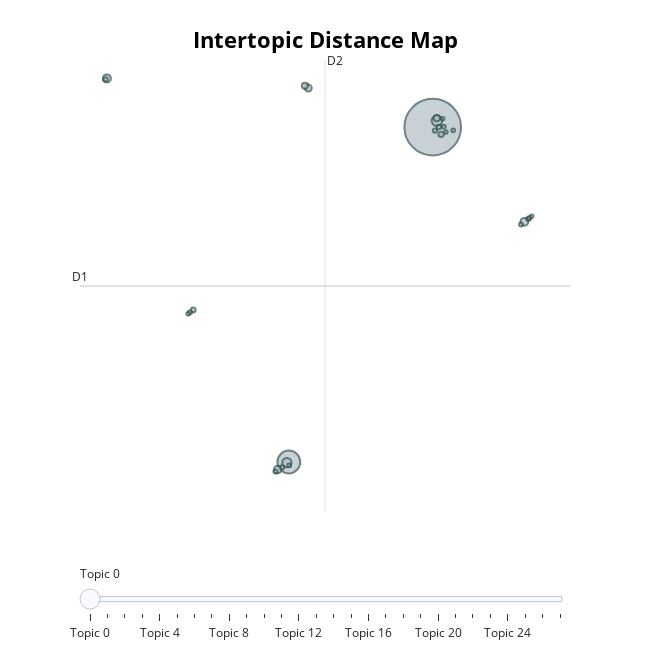

The code cell stored with this chart in its notebook:
### Markdown cell above
### Data Visualization

### Code cell
# Visualizing the relationships between topics
topic_model.visualize_topics()

### Figure 1 — Plotly figure (JSON) as saved in the notebook; plotly's stock layout.template omitted (floating-point values rounded to 4 significant figures)
{"data": [{"customdata": [[0, "the | of | and | to | in", 2731], [1, "production | was | of | and | biogas", 444], [2, "turbine | wind | fault | turbines | maintenance", 93], [3, "biodiesel | oil | of | and | the", 74], [4, "development | energy | countries | the | and", 56], [5, "catalyst | hydrogen | catalysts | reaction | nabh4", 52], [6, "biomass | and | the | of | decision", 49], [7, "battery | batteries | of | the | soc", 41], [8, "turbine | blade | the | design | wind", 37], [9, "materials | molecular | we | discovery | of", 33], [10, "fuel | cell | pemfc | cells | proton", 25], [11, "students | engineering | teaching | education | and", 19], [12, "inverter | multilevel | switching | the | voltage", 17], [13, "bioenergy | students | public | to | intentions", 16], [14, "islanding | detection | method | is | in", 16], [15, "the | offshore | of | and | marine", 15], [16, "revolution | industrial | technologies | fourth | and", 14], [17, "membrane | membranes | oxygen | permeation | perovskite", 14], [18, "wood | of | and | the | biomass", 14], [19, "electrolyte | of | cell | water | for", 13], [20, "thin | films | nanoparticles | oxidation | of", 13], [21, "blockchain | energy | and | the | to", 12], [22, "coal | of | biomass | and | gasification", 12], [23, "rating | dlr | line | transmission | overhead", 12], [24, "geothermal | geothermometers | seismic | reservoir | shale", 11], [25, "tis | innovation | diffusion | technological | development", 11], [26, "anomaly | detection | data | gas | anomalous", 10], [27, "thermoelectric | cooling | fgm | fluid | temperature", 10]], "hovertemplate": "<b>Topic %{customdata[0]}</b><br>%{customdata[1]}<br>Size: %{customdata[2]}", "legendgroup": "", "marker": {"color": "#B0BEC5", "line": {"color": "DarkSlateGrey", "width": 2}, "size": [2731, 444, 93, 74, 56, 52, 49, 41, 37, 33, 25, 19, 17, 16, 16, 15, 14, 14, 14, 13, 13, 12, 12, 12, 11, 11, 10, 10], "sizemode": "area", "sizeref": 1.707, "symbol": "circle"}, "mode": "markers", "name": "", "orientation": "v", "showlegend": false, "type": "scatter", "x": [11.47, 0.9099, 11.78, 0.7677, -12.45, 18.21, 0.09499, 2.339, 11.77, 2.093, 12.09, -6.105, 11.92, -12.54, 11.64, -0.06191, -6.343, 18.48, 0.4255, 18.58, 17.95, 12.29, 0.9354, 12.98, 12.44, -6.482, 12.21, 18.74], "xaxis": "x", "y": [7.101, -24.95, 7.701, -25.0, 11.76, -1.96, -25.67, 10.84, 7.968, 11.05, 6.413, -10.39, 7.11, 11.67, 6.774, -25.85, -10.62, -1.685, -25.46, -1.586, -2.211, 7.151, -25.27, 6.797, 6.63, -10.76, 7.912, -1.424], "yaxis": "y"}], "layout": {"annotations": [{"showarrow": false, "text": "D1", "x": -14.42, "y": -8.101, "yshift": 10}, {"showarrow": false, "text": "D2", "x": 3.566, "xshift": 10, "y": 13.53}], "height": 650, "hoverlabel": {"bgcolor": "white", "font": {"family": "Rockwell", "size": 16}}, "legend": {"itemsizing": "constant", "tracegroupgap": 0}, "margin": {"t": 60}, "shapes": [{"line": {"color": "#CFD8DC", "width": 2}, "type": "line", "x0": 3.566, "x1": 3.566, "y0": -29.73, "y1": 13.53}, {"line": {"color": "#9E9E9E", "width": 2}, "type": "line", "x0": -14.42, "x1": 21.55, "y0": -8.101, "y1": -8.101}], "sliders": [{"active": 0, "pad": {"t": 50}, "steps": [{"args": [{"marker.color": [["red", "#B0BEC5", "#B0BEC5", "#B0BEC5", "#B0BEC5", "#B0BEC5", "#B0BEC5", "#B0BEC5", "#B0BEC5", "#B0BEC5", "#B0BEC5", "#B0BEC5", "#B0BEC5", "#B0BEC5", "#B0BEC5", "#B0BEC5", "#B0BEC5", "#B0BEC5", "#B0BEC5", "#B0BEC5", "#B0BEC5", "#B0BEC5", "#B0BEC5", "#B0BEC5", "#B0BEC5", "#B0BEC5", "#B0BEC5", "#B0BEC5"]]}], "label": "Topic 0", "method": "update"}, {"args": [{"marker.color": [["#B0BEC5", "red", "#B0BEC5", "#B0BEC5", "#B0BEC5", "#B0BEC5", "#B0BEC5", "#B0BEC5", "#B0BEC5", "#B0BEC5", "#B0BEC5", "#B0BEC5", "#B0BEC5", "#B0BEC5", "#B0BEC5", "#B0BEC5", "#B0BEC5", "#B0BEC5", "#B0BEC5", "#B0BEC5", "#B0BEC5", "#B0BEC5", "#B0BEC5", "#B0BEC5", "#B0BEC5", "#B0BEC5", "#B0BEC5", "#B0BEC5"]]}], "label": "Topic 1", "method": "update"}, {"args": [{"marker.color": [["#B0BEC5", "#B0BEC5", "red", "#B0BEC5", "#B0BEC5", "#B0BEC5", "#B0BEC5", "#B0BEC5", "#B0BEC5", "#B0BEC5", "#B0BEC5", "#B0BEC5", "#B0BEC5", "#B0BEC5", "#B0BEC5", "#B0BEC5", "#B0BEC5", "#B0BEC5", "#B0BEC5", "#B0BEC5", "#B0BEC5", "#B0BEC5", "#B0BEC5", "#B0BEC5", "#B0BEC5", "#B0BEC5", "#B0BEC5", "#B0BEC5"]]}], "label": "Topic 2", "method": "update"}, {"args": [{"marker.color": [["#B0BEC5", "#B0BEC5", "#B0BEC5", "red", "#B0BEC5", "#B0BEC5", "#B0BEC5", "#B0BEC5", "#B0BEC5", "#B0BEC5", "#B0BEC5", "#B0BEC5", "#B0BEC5", "#B0BEC5", "#B0BEC5", "#B0BEC5", "#B0BEC5", "#B0BEC5", "#B0BEC5", "#B0BEC5", "#B0BEC5", "#B0BEC5", "#B0BEC5", "#B0BEC5", "#B0BEC5", "#B0BEC5", "#B0BEC5", "#B0BEC5"]]}], "label": "Topic 3", "method": "update"}, {"args": [{"marker.color": [["#B0BEC5", "#B0BEC5", "#B0BEC5", "#B0BEC5", "red", "#B0BEC5", "#B0BEC5", "#B0BEC5", "#B0BEC5", "#B0BEC5", "#B0BEC5", "#B0BEC5", "#B0BEC5", "#B0BEC5", "#B0BEC5", "#B0BEC5", "#B0BEC5", "#B0BEC5", "#B0BEC5", "#B0BEC5", "#B0BEC5", "#B0BEC5", "#B0BEC5", "#B0BEC5", "#B0BEC5", "#B0BEC5", "#B0BEC5", "#B0BEC5"]]}], "label": "Topic 4", "method": "update"}, {"args": [{"marker.color": [["#B0BEC5", "#B0BEC5", "#B0BEC5", "#B0BEC5", "#B0BEC5", "red", "#B0BEC5", "#B0BEC5", "#B0BEC5", "#B0BEC5", "#B0BEC5", "#B0BEC5", "#B0BEC5", "#B0BEC5", "#B0BEC5", "#B0BEC5", "#B0BEC5", "#B0BEC5", "#B0BEC5", "#B0BEC5", "#B0BEC5", "#B0BEC5", "#B0BEC5", "#B0BEC5", "#B0BEC5", "#B0BEC5", "#B0BEC5", "#B0BEC5"]]}], "label": "Topic 5", "method": "update"}, {"args": [{"marker.color": [["#B0BEC5", "#B0BEC5", "#B0BEC5", "#B0BEC5", "#B0BEC5", "#B0BEC5", "red", "#B0BEC5", "#B0BEC5", "#B0BEC5", "#B0BEC5", "#B0BEC5", "#B0BEC5", "#B0BEC5", "#B0BEC5", "#B0BEC5", "#B0BEC5", "#B0BEC5", "#B0BEC5", "#B0BEC5", "#B0BEC5", "#B0BEC5", "#B0BEC5", "#B0BEC5", "#B0BEC5", "#B0BEC5", "#B0BEC5", "#B0BEC5"]]}], "label": "Topic 6", "method": "update"}, {"args": [{"marker.color": [["#B0BEC5", "#B0BEC5", "#B0BEC5", "#B0BEC5", "#B0BEC5", "#B0BEC5", "#B0BEC5", "red", "#B0BEC5", "#B0BEC5", "#B0BEC5", "#B0BEC5", "#B0BEC5", "#B0BEC5", "#B0BEC5", "#B0BEC5", "#B0BEC5", "#B0BEC5", "#B0BEC5", "#B0BEC5", "#B0BEC5", "#B0BEC5", "#B0BEC5", "#B0BEC5", "#B0BEC5", "#B0BEC5", "#B0BEC5", "#B0BEC5"]]}], "label": "Topic 7", "method": "update"}, {"args": [{"marker.color": [["#B0BEC5", "#B0BEC5", "#B0BEC5", "#B0BEC5", "#B0BEC5", "#B0BEC5", "#B0BEC5", "#B0BEC5", "red", "#B0BEC5", "#B0BEC5", "#B0BEC5", "#B0BEC5", "#B0BEC5", "#B0BEC5", "#B0BEC5", "#B0BEC5", "#B0BEC5", "#B0BEC5", "#B0BEC5", "#B0BEC5", "#B0BEC5", "#B0BEC5", "#B0BEC5", "#B0BEC5", "#B0BEC5", "#B0BEC5", "#B0BEC5"]]}], "label": "Topic 8", "method": "update"}, {"args": [{"marker.color": [["#B0BEC5", "#B0BEC5", "#B0BEC5", "#B0BEC5", "#B0BEC5", "#B0BEC5", "#B0BEC5", "#B0BEC5", "#B0BEC5", "red", "#B0BEC5", "#B0BEC5", "#B0BEC5", "#B0BEC5", "#B0BEC5", "#B0BEC5", "#B0BEC5", "#B0BEC5", "#B0BEC5", "#B0BEC5", "#B0BEC5", "#B0BEC5", "#B0BEC5", "#B0BEC5", "#B0BEC5", "#B0BEC5", "#B0BEC5", "#B0BEC5"]]}], "label": "Topic 9", "method": "update"}, {"args": [{"marker.color": [["#B0BEC5", "#B0BEC5", "#B0BEC5", "#B0BEC5", "#B0BEC5", "#B0BEC5", "#B0BEC5", "#B0BEC5", "#B0BEC5", "#B0BEC5", "red", "#B0BEC5", "#B0BEC5", "#B0BEC5", "#B0BEC5", "#B0BEC5", "#B0BEC5", "#B0BEC5", "#B0BEC5", "#B0BEC5", "#B0BEC5", "#B0BEC5", "#B0BEC5", "#B0BEC5", "#B0BEC5", "#B0BEC5", "#B0BEC5", "#B0BEC5"]]}], "label": "Topic 10", "method": "update"}, {"args": [{"marker.color": [["#B0BEC5", "#B0BEC5", "#B0BEC5", "#B0BEC5", "#B0BEC5", "#B0BEC5", "#B0BEC5", "#B0BEC5", "#B0BEC5", "#B0BEC5", "#B0BEC5", "red", "#B0BEC5", "#B0BEC5", "#B0BEC5", "#B0BEC5", "#B0BEC5", "#B0BEC5", "#B0BEC5", "#B0BEC5", "#B0BEC5", "#B0BEC5", "#B0BEC5", "#B0BEC5", "#B0BEC5", "#B0BEC5", "#B0BEC5", "#B0BEC5"]]}], "label": "Topic 11", "method": "update"}, {"args": [{"marker.color": [["#B0BEC5", "#B0BEC5", "#B0BEC5", "#B0BEC5", "#B0BEC5", "#B0BEC5", "#B0BEC5", "#B0BEC5", "#B0BEC5", "#B0BEC5", "#B0BEC5", "#B0BEC5", "red", "#B0BEC5", "#B0BEC5", "#B0BEC5", "#B0BEC5", "#B0BEC5", "#B0BEC5", "#B0BEC5", "#B0BEC5", "#B0BEC5", "#B0BEC5", "#B0BEC5", "#B0BEC5", "#B0BEC5", "#B0BEC5", "#B0BEC5"]]}], "label": "Topic 12", "method": "update"}, {"args": [{"marker.color": [["#B0BEC5", "#B0BEC5", "#B0BEC5", "#B0BEC5", "#B0BEC5", "#B0BEC5", "#B0BEC5", "#B0BEC5", "#B0BEC5", "#B0BEC5", "#B0BEC5", "#B0BEC5", "#B0BEC5", "red", "#B0BEC5", "#B0BEC5", "#B0BEC5", "#B0BEC5", "#B0BEC5", "#B0BEC5", "#B0BEC5", "#B0BEC5", "#B0BEC5", "#B0BEC5", "#B0BEC5", "#B0BEC5", "#B0BEC5", "#B0BEC5"]]}], "label": "Topic 13", "method": "update"}, {"args": [{"marker.color": [["#B0BEC5", "#B0BEC5", "#B0BEC5", "#B0BEC5", "#B0BEC5", "#B0BEC5", "#B0BEC5", "#B0BEC5", "#B0BEC5", "#B0BEC5", "#B0BEC5", "#B0BEC5", "#B0BEC5", "#B0BEC5", "red", "#B0BEC5", "#B0BEC5", "#B0BEC5", "#B0BEC5", "#B0BEC5", "#B0BEC5", "#B0BEC5", "#B0BEC5", "#B0BEC5", "#B0BEC5", "#B0BEC5", "#B0BEC5", "#B0BEC5"]]}], "label": "Topic 14", "method": "update"}, {"args": [{"marker.color": [["#B0BEC5", "#B0BEC5", "#B0BEC5", "#B0BEC5", "#B0BEC5", "#B0BEC5", "#B0BEC5", "#B0BEC5", "#B0BEC5", "#B0BEC5", "#B0BEC5", "#B0BEC5", "#B0BEC5", "#B0BEC5", "#B0BEC5", "red", "#B0BEC5", "#B0BEC5", "#B0BEC5", "#B0BEC5", "#B0BEC5", "#B0BEC5", "#B0BEC5", "#B0BEC5", "#B0BEC5", "#B0BEC5", "#B0BEC5", "#B0BEC5"]]}], "label": "Topic 15", "method": "update"}, {"args": [{"marker.color": [["#B0BEC5", "#B0BEC5", "#B0BEC5", "#B0BEC5", "#B0BEC5", "#B0BEC5", "#B0BEC5", "#B0BEC5", "#B0BEC5", "#B0BEC5", "#B0BEC5", "#B0BEC5", "#B0BEC5", "#B0BEC5", "#B0BEC5", "#B0BEC5", "red", "#B0BEC5", "#B0BEC5", "#B0BEC5", "#B0BEC5", "#B0BEC5", "#B0BEC5", "#B0BEC5", "#B0BEC5", "#B0BEC5", "#B0BEC5", "#B0BEC5"]]}], "label": "Topic 16", "method": "update"}, {"args": [{"marker.color": [["#B0BEC5", "#B0BEC5", "#B0BEC5", "#B0BEC5", "#B0BEC5", "#B0BEC5", "#B0BEC5", "#B0BEC5", "#B0BEC5", "#B0BEC5", "#B0BEC5", "#B0BEC5", "#B0BEC5", "#B0BEC5", "#B0BEC5", "#B0BEC5", "#B0BEC5", "red", "#B0BEC5", "#B0BEC5", "#B0BEC5", "#B0BEC5", "#B0BEC5", "#B0BEC5", "#B0BEC5", "#B0BEC5", "#B0BEC5", "#B0BEC5"]]}], "label": "Topic 17", "method": "update"}, {"args": [{"marker.color": [["#B0BEC5", "#B0BEC5", "#B0BEC5", "#B0BEC5", "#B0BEC5", "#B0BEC5", "#B0BEC5", "#B0BEC5", "#B0BEC5", "#B0BEC5", "#B0BEC5", "#B0BEC5", "#B0BEC5", "#B0BEC5", "#B0BEC5", "#B0BEC5", "#B0BEC5", "#B0BEC5", "red", "#B0BEC5", "#B0BEC5", "#B0BEC5", "#B0BEC5", "#B0BEC5", "#B0BEC5", "#B0BEC5", "#B0BEC5", "#B0BEC5"]]}], "label": "Topic 18", "method": "update"}, {"args": [{"marker.color": [["#B0BEC5", "#B0BEC5", "#B0BEC5", "#B0BEC5", "#B0BEC5", "#B0BEC5", "#B0BEC5", "#B0BEC5", "#B0BEC5", "#B0BEC5", "#B0BEC5", "#B0BEC5", "#B0BEC5", "#B0BEC5", "#B0BEC5", "#B0BEC5", "#B0BEC5", "#B0BEC5", "#B0BEC5", "red", "#B0BEC5", "#B0BEC5", "#B0BEC5", "#B0BEC5", "#B0BEC5", "#B0BEC5", "#B0BEC5", "#B0BEC5"]]}], "label": "Topic 19", "method": "update"}, {"args": [{"marker.color": [["#B0BEC5", "#B0BEC5", "#B0BEC5", "#B0BEC5", "#B0BEC5", "#B0BEC5", "#B0BEC5", "#B0BEC5", "#B0BEC5", "#B0BEC5", "#B0BEC5", "#B0BEC5", "#B0BEC5", "#B0BEC5", "#B0BEC5", "#B0BEC5", "#B0BEC5", "#B0BEC5", "#B0BEC5", "#B0BEC5", "red", "#B0BEC5", "#B0BEC5", "#B0BEC5", "#B0BEC5", "#B0BEC5", "#B0BEC5", "#B0BEC5"]]}], "label": "Topic 20", "method": "update"}, {"args": [{"marker.color": [["#B0BEC5", "#B0BEC5", "#B0BEC5", "#B0BEC5", "#B0BEC5", "#B0BEC5", "#B0BEC5", "#B0BEC5", "#B0BEC5", "#B0BEC5", "#B0BEC5", "#B0BEC5", "#B0BEC5", "#B0BEC5", "#B0BEC5", "#B0BEC5", "#B0BEC5", "#B0BEC5", "#B0BEC5", "#B0BEC5", "#B0BEC5", "red", "#B0BEC5", "#B0BEC5", "#B0BEC5", "#B0BEC5", "#B0BEC5", "#B0BEC5"]]}], "label": "Topic 21", "method": "update"}, {"args": [{"marker.color": [["#B0BEC5", "#B0BEC5", "#B0BEC5", "#B0BEC5", "#B0BEC5", "#B0BEC5", "#B0BEC5", "#B0BEC5", "#B0BEC5", "#B0BEC5", "#B0BEC5", "#B0BEC5", "#B0BEC5", "#B0BEC5", "#B0BEC5", "#B0BEC5", "#B0BEC5", "#B0BEC5", "#B0BEC5", "#B0BEC5", "#B0BEC5", "#B0BEC5", "red", "#B0BEC5", "#B0BEC5", "#B0BEC5", "#B0BEC5", "#B0BEC5"]]}], "label": "Topic 22", "method": "update"}, {"args": [{"marker.color": [["#B0BEC5", "#B0BEC5", "#B0BEC5", "#B0BEC5", "#B0BEC5", "#B0BEC5", "#B0BEC5", "#B0BEC5", "#B0BEC5", "#B0BEC5", "#B0BEC5", "#B0BEC5", "#B0BEC5", "#B0BEC5", "#B0BEC5", "#B0BEC5", "#B0BEC5", "#B0BEC5", "#B0BEC5", "#B0BEC5", "#B0BEC5", "#B0BEC5", "#B0BEC5", "red", "#B0BEC5", "#B0BEC5", "#B0BEC5", "#B0BEC5"]]}], "label": "Topic 23", "method": "update"}, {"args": [{"marker.color": [["#B0BEC5", "#B0BEC5", "#B0BEC5", "#B0BEC5", "#B0BEC5", "#B0BEC5", "#B0BEC5", "#B0BEC5", "#B0BEC5", "#B0BEC5", "#B0BEC5", "#B0BEC5", "#B0BEC5", "#B0BEC5", "#B0BEC5", "#B0BEC5", "#B0BEC5", "#B0BEC5", "#B0BEC5", "#B0BEC5", "#B0BEC5", "#B0BEC5", "#B0BEC5", "#B0BEC5", "red", "#B0BEC5", "#B0BEC5", "#B0BEC5"]]}], "label": "Topic 24", "method": "update"}, {"args": [{"marker.color": [["#B0BEC5", "#B0BEC5", "#B0BEC5", "#B0BEC5", "#B0BEC5", "#B0BEC5", "#B0BEC5", "#B0BEC5", "#B0BEC5", "#B0BEC5", "#B0BEC5", "#B0BEC5", "#B0BEC5", "#B0BEC5", "#B0BEC5", "#B0BEC5", "#B0BEC5", "#B0BEC5", "#B0BEC5", "#B0BEC5", "#B0BEC5", "#B0BEC5", "#B0BEC5", "#B0BEC5", "#B0BEC5", "red", "#B0BEC5", "#B0BEC5"]]}], "label": "Topic 25", "method": "update"}, {"args": [{"marker.color": [["#B0BEC5", "#B0BEC5", "#B0BEC5", "#B0BEC5", "#B0BEC5", "#B0BEC5", "#B0BEC5", "#B0BEC5", "#B0BEC5", "#B0BEC5", "#B0BEC5", "#B0BEC5", "#B0BEC5", "#B0BEC5", "#B0BEC5", "#B0BEC5", "#B0BEC5", "#B0BEC5", "#B0BEC5", "#B0BEC5", "#B0BEC5", "#B0BEC5", "#B0BEC5", "#B0BEC5", "#B0BEC5", "#B0BEC5", "red", "#B0BEC5"]]}], "label": "Topic 26", "method": "update"}, {"args": [{"marker.color": [["#B0BEC5", "#B0BEC5", "#B0BEC5", "#B0BEC5", "#B0BEC5", "#B0BEC5", "#B0BEC5", "#B0BEC5", "#B0BEC5", "#B0BEC5", "#B0BEC5", "#B0BEC5", "#B0BEC5", "#B0BEC5", "#B0BEC5", "#B0BEC5", "#B0BEC5", "#B0BEC5", "#B0BEC5", "#B0BEC5", "#B0BEC5", "#B0BEC5", "#B0BEC5", "#B0BEC5", "#B0BEC5", "#B0BEC5", "#B0BEC5", "red"]]}], "label": "Topic 27", "method": "update"}]}], "title": {"font": {"color": "Black", "size": 22}, "text": "<b>Intertopic Distance Map</b>", "x": 0.5, "xanchor": "center", "y": 0.95, "yanchor": "top"}, "width": 650, "xaxis": {"anchor": "y", "domain": [0, 1], "range": [-14.42, 21.55], "title": {"text": ""}, "visible": false}, "yaxis": {"anchor": "x", "domain": [0, 1], "range": [-29.73, 13.53], "title": {"text": ""}, "visible": false}}}
